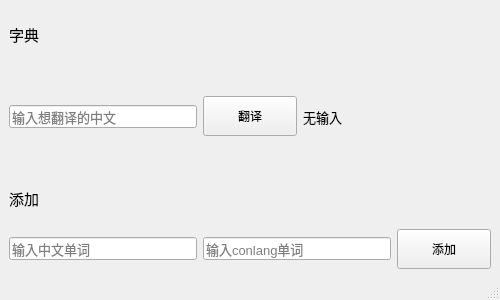
<?xml version="1.0" encoding="UTF-8"?>
<ui version="4.0">
 <class>MainWindow</class>
 <widget class="QMainWindow" name="MainWindow">
  <property name="geometry">
   <rect>
    <x>0</x>
    <y>0</y>
    <width>500</width>
    <height>300</height>
   </rect>
  </property>
  <property name="sizePolicy">
   <sizepolicy hsizetype="Fixed" vsizetype="Fixed">
    <horstretch>0</horstretch>
    <verstretch>0</verstretch>
   </sizepolicy>
  </property>
  <property name="windowTitle">
   <string>翻译添加器</string>
  </property>
  <widget class="QWidget" name="centralwidget">
   <layout class="QVBoxLayout" name="verticalLayout_2">
    <item>
     <layout class="QVBoxLayout" name="verticalLayout" stretch="1,2,1,2">
      <item>
       <widget class="QLabel" name="label_3">
        <property name="font">
         <font>
          <pointsize>11</pointsize>
         </font>
        </property>
        <property name="text">
         <string>字典</string>
        </property>
       </widget>
      </item>
      <item>
       <layout class="QHBoxLayout" name="horizontalLayout" stretch="2,1,2">
        <item>
         <widget class="QLineEdit" name="word_input">
          <property name="sizePolicy">
           <sizepolicy hsizetype="Preferred" vsizetype="Fixed">
            <horstretch>0</horstretch>
            <verstretch>0</verstretch>
           </sizepolicy>
          </property>
          <property name="font">
           <font>
            <pointsize>10</pointsize>
           </font>
          </property>
          <property name="placeholderText">
           <string>输入想翻译的中文</string>
          </property>
         </widget>
        </item>
        <item>
         <widget class="QPushButton" name="btn_translate">
          <property name="sizePolicy">
           <sizepolicy hsizetype="Preferred" vsizetype="Fixed">
            <horstretch>0</horstretch>
            <verstretch>0</verstretch>
           </sizepolicy>
          </property>
          <property name="minimumSize">
           <size>
            <width>0</width>
            <height>40</height>
           </size>
          </property>
          <property name="text">
           <string>翻译</string>
          </property>
         </widget>
        </item>
        <item>
         <widget class="QLabel" name="label_output">
          <property name="sizePolicy">
           <sizepolicy hsizetype="Preferred" vsizetype="Preferred">
            <horstretch>0</horstretch>
            <verstretch>0</verstretch>
           </sizepolicy>
          </property>
          <property name="minimumSize">
           <size>
            <width>100</width>
            <height>0</height>
           </size>
          </property>
          <property name="font">
           <font>
            <pointsize>10</pointsize>
           </font>
          </property>
          <property name="text">
           <string>无输入</string>
          </property>
         </widget>
        </item>
       </layout>
      </item>
      <item>
       <widget class="QLabel" name="label_2">
        <property name="font">
         <font>
          <pointsize>11</pointsize>
         </font>
        </property>
        <property name="text">
         <string>添加</string>
        </property>
       </widget>
      </item>
      <item>
       <layout class="QHBoxLayout" name="horizontalLayout_2" stretch="2,2,1">
        <item>
         <widget class="QLineEdit" name="word_cn">
          <property name="font">
           <font>
            <pointsize>10</pointsize>
           </font>
          </property>
          <property name="placeholderText">
           <string>输入中文单词</string>
          </property>
         </widget>
        </item>
        <item>
         <widget class="QLineEdit" name="word_akn">
          <property name="font">
           <font>
            <pointsize>10</pointsize>
           </font>
          </property>
          <property name="placeholderText">
           <string>输入conlang单词</string>
          </property>
         </widget>
        </item>
        <item>
         <widget class="QPushButton" name="btn_add">
          <property name="minimumSize">
           <size>
            <width>0</width>
            <height>40</height>
           </size>
          </property>
          <property name="text">
           <string>添加</string>
          </property>
         </widget>
        </item>
       </layout>
      </item>
     </layout>
    </item>
   </layout>
  </widget>
  <widget class="QStatusBar" name="statusbar"/>
 </widget>
 <resources/>
 <connections/>
</ui>
